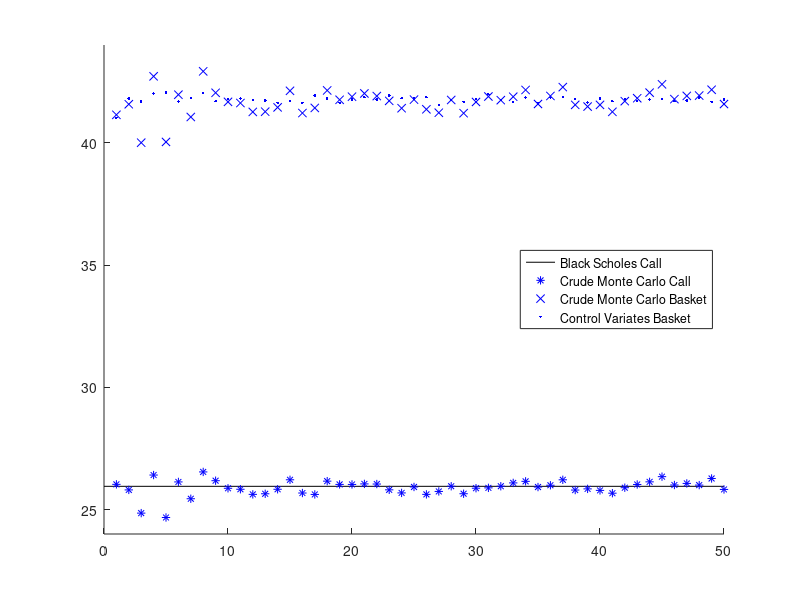

MATLAB code to generate this figure:
clear
clc
rng(0)

sigma_mat = [1, 0.8,0.9;
            0.8, 1, 0.75;
            0.9 0.75, 1];
L = chol(sigma_mat, 'lower');

S0a = 25;
sigma_a = 0.4;
S0b = 55;
sigma_b = 0.25;
S0c = 120;
sigma_c = 0.3;

T = 1.5;
r = 0.1;

% Closed form solution 
d1 = ((r + 0.5*sigma_c^2)*sqrt(T))/(sigma_c);
d2 = d1 - sigma_c*sqrt(T);
% An at the money European Call => K = ST
c0_c = S0c*(normcdf(d1) - exp(-r*T)*normcdf(d2));

mat = zeros(50,3);
for idx = 1:50
    n = 1000*idx;
    ratio_use = 0.1;
    n0 = n*ratio_use;
    
    Z_temp = randn(3,n);
    Z = L*Z_temp;
    
    ST = zeros(3,n);
    ST(1,:) = S0a*exp( (r-0.5*sigma_a^2)*T + sigma_a*sqrt(T).*Z(1,:) );
    ST(2,:) = S0b*exp( (r-0.5*sigma_b^2)*T + sigma_b*sqrt(T).*Z(2,:) );
    ST(3,:) = S0c*exp( (r-0.5*sigma_c^2)*T + sigma_c*sqrt(T).*Z(3,:) );
    
    f_x = exp(-r*T)*max(sum(ST)- 200, 0);
    g_x = exp(-r*T)*max(ST(3,:)- S0c, 0);
    
    cov_fg = cov(f_x(1:n0),g_x(1:n0));
    alpha = -cov_fg(1,2)/cov_fg(2,2);
    
    b_option_control = -alpha*c0_c + mean(f_x(n0:end)+alpha.*g_x(n0:end));
    b_option = mean(f_x(n0:end));
    c_option = mean(g_x(n0:end));
    
    mat(idx,:) = [b_option_control, b_option, c_option ];
end

figure()
hold on
plot([0 50], [c0_c c0_c], 'k-') 
plot(mat(:,3), 'b*')
plot(mat(:,2),'bx')
plot(mat(:,1),'b.')
ylim([24 44])
legend({'Black Scholes Call', 'Crude Monte Carlo Call',...
    'Crude Monte Carlo Basket', 'Control Variates Basket'}, 'Location',...
    'east')
hold off 
